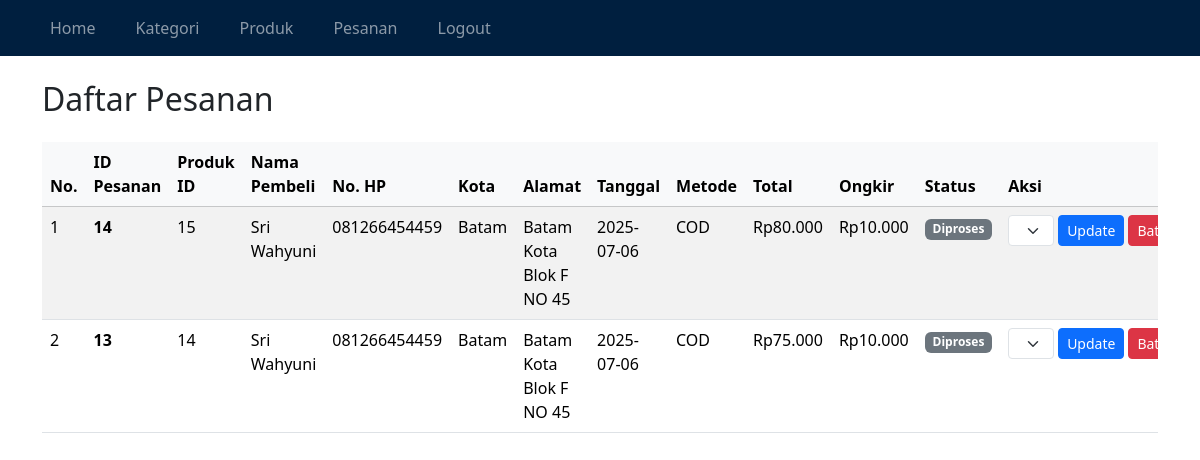
Page /adminpanel/pesanan.php (signed in) on the earlier database version.
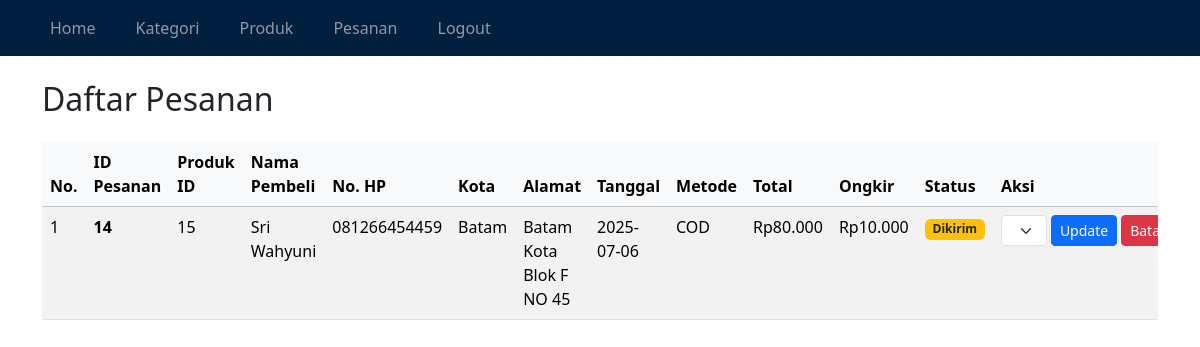
Same page on the later database version.
### tables this page shows
CREATE TABLE `pesanan` (
  `id` int(11) NOT NULL,
  `produk_id` int(11) DEFAULT NULL,
  `nama_pembeli` varchar(100) DEFAULT NULL,
  `alamat` text DEFAULT NULL,
  `no_hp` varchar(20) DEFAULT NULL,
  `jumlah` int(11) DEFAULT NULL,
  `total` int(11) DEFAULT NULL,
  `tanggal_pesan` date DEFAULT NULL,
  `metode_pembayaran` varchar(20) DEFAULT NULL,
  `kota` varchar(100) DEFAULT NULL,
  `ongkir` int(11) DEFAULT NULL,
  `status_pengiriman` enum('Diproses','Dikirim','Sampai') DEFAULT 'Diproses',
  `dibatalkan` tinyint(1) DEFAULT 0
);

### adminpanel/pesanan.php (the view, shortened to what this page needs)
<?php
require "koneksi.php";
$query = mysqli_query($con, "SELECT * FROM pesanan ORDER BY id DESC");
?>
<!DOCTYPE html>
<html lang="id">
<head>
    <link href="https://cdn.jsdelivr.net/npm/bootstrap@5.3.2/dist/css/bootstrap.min.css" rel="stylesheet">
    <link href="https://cdn.jsdelivr.net/npm/bootstrap-icons@1.10.5/font/bootstrap-icons.css" rel="stylesheet">
</head>
<body>
<?php require "navbar.php"; ?>
<div class="container mt-4">
    <h2 class="mb-4">Daftar Pesanan</h2>
    <div class="table-responsive">
        <table class="table table-striped">
            <thead class="table-light">
                <tr>
                    <th>No.</th>
                    <th><strong>ID Pesanan</strong></th>
                    <th>Produk ID</th>
                    <th>Nama Pembeli</th>
                    <th>No. HP</th>
                    <th>Kota</th>
                    <th>Alamat</th>
                    <th>Tanggal</th>
                    <th>Metode</th>
                    <th>Total</th>
                    <th>Ongkir</th>
                    <th>Status</th>
                    <th>Aksi</th>
                </tr>
            </thead>
            <tbody>
                <?php $no = 1; ?>
                <?php while ($row = mysqli_fetch_assoc($query)): ?>
                    <tr>
                        <td><?= $no++; ?></td>
                        <td><strong><?= $row['id']; ?></strong></td>
                        <td><?= $row['produk_id']; ?></td>
                        <td><?= $row['nama_pembeli']; ?></td>
                        <td><?= $row['no_hp']; ?></td>
                        <td><?= $row['kota']; ?></td>
                        <td><?= $row['alamat']; ?></td>
                        <td><?= $row['tanggal_pesan']; ?></td>
                        <td><?= strtoupper($row['metode_pembayaran']); ?></td>
                        <td>Rp<?= number_format($row['total'], 0, ',', '.'); ?></td>
                        <td>Rp<?= number_format($row['ongkir'], 0, ',', '.'); ?></td>
                        <td>
                            <?php if ($row['dibatalkan']): ?>
                                <span class="badge bg-danger">Dibatalkan</span>
                            <?php else: ?>
                                <span class="badge
                                    <?= $row['status_pengiriman'] == 'Sampai' ? 'bg-success' : ($row['status_pengiriman'] == 'Dikirim' ? 'bg-warning text-dark' : 'bg-secondary'); ?>">
                                    <?= $row['status_pengiriman'] ?? 'Diproses'; ?>
                                </span>
                            <?php endif; ?>
                        </td>
                        <td>
                            <?php if (!$row['dibatalkan'] && $row['status_pengiriman'] != 'Sampai'): ?>
                                <form method="post" class="d-flex gap-1">
                                    <select name="status_pengiriman" class="form-select form-select-sm">
                                        <option selected disabled>Ubah status</option>
                                    </select>
                                    <button type="submit" formaction="update_pengiriman.php" class="btn btn-sm btn-primary">Update</button>
                                    <button type="submit" name="batal_pesanan" class="btn btn-sm btn-danger" onclick="return confirm('Yakin batalkan pesanan ini?')">Batalkan</button>
                                </form>
                            <?php else: ?>
                                <i class="bi bi-check-circle-fill text-muted"></i>
                            <?php endif; ?>
                        </td>
                    </tr>
                <?php endwhile; ?>
            </tbody>
        </table>
    </div>
</div>
</body>
</html>

Differences in the rows shown:
removed pesanan: id "13", produk "14", nama_pembeli "Sri Wahyuni", no_hp "081266454459", kota "Batam", alamat "Batam Kota Blok F NO 45", tanggal_pesan "2025-07-06", metode_pembayaran "COD", total "75.000", ongkir "10.000", status_pengiriman "Diproses"
changed pesanan "Sri Wahyuni": status_pengiriman "Diproses" → "Dikirim"
